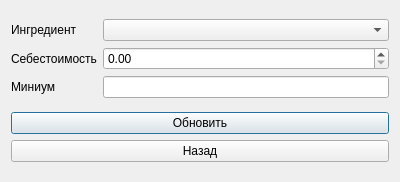
<?xml version="1.0" encoding="UTF-8"?>
<ui version="4.0">
 <class>PricesMin</class>
 <widget class="QDialog" name="PricesMin">
  <property name="geometry">
   <rect>
    <x>0</x>
    <y>0</y>
    <width>400</width>
    <height>182</height>
   </rect>
  </property>
  <property name="windowTitle">
   <string>Dialog</string>
  </property>
  <layout class="QGridLayout" name="gridLayout_3">
   <item row="0" column="0">
    <layout class="QGridLayout" name="gridLayout_2">
     <item row="0" column="0">
      <layout class="QGridLayout" name="gridLayout">
       <item row="0" column="0">
        <widget class="QLabel" name="ingred">
         <property name="text">
          <string>Ингредиент</string>
         </property>
        </widget>
       </item>
       <item row="1" column="0">
        <widget class="QLabel" name="price">
         <property name="text">
          <string>Себестоимость</string>
         </property>
        </widget>
       </item>
       <item row="2" column="0">
        <widget class="QLabel" name="min">
         <property name="text">
          <string>Миниум</string>
         </property>
        </widget>
       </item>
      </layout>
     </item>
     <item row="0" column="1">
      <layout class="QVBoxLayout" name="verticalLayout_3">
       <item>
        <widget class="QComboBox" name="ingrSelect"/>
       </item>
       <item>
        <widget class="QDoubleSpinBox" name="priceCostSelect"/>
       </item>
       <item>
        <widget class="QLineEdit" name="minimum">
         <property name="text">
          <string/>
         </property>
        </widget>
       </item>
      </layout>
     </item>
    </layout>
   </item>
   <item row="1" column="0">
    <layout class="QVBoxLayout" name="verticalLayout_2">
     <item>
      <widget class="QPushButton" name="addButton">
       <property name="text">
        <string>Обновить</string>
       </property>
      </widget>
     </item>
     <item>
      <widget class="QPushButton" name="cancelButton">
       <property name="text">
        <string>Назад</string>
       </property>
      </widget>
     </item>
    </layout>
   </item>
  </layout>
 </widget>
 <resources/>
 <connections/>
</ui>
